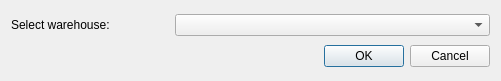
<?xml version="1.0" encoding="UTF-8"?>
<ui version="4.0">
 <class>GenerateWarehouseReport</class>
 <widget class="QDialog" name="GenerateWarehouseReport">
  <property name="geometry">
   <rect>
    <x>0</x>
    <y>0</y>
    <width>501</width>
    <height>81</height>
   </rect>
  </property>
  <property name="windowTitle">
   <string>Generate warehouse turnover balance sheet</string>
  </property>
  <property name="locale">
   <locale language="English" country="UnitedStates"/>
  </property>
  <property name="modal">
   <bool>false</bool>
  </property>
  <layout class="QGridLayout" name="gridLayout">
   <property name="leftMargin">
    <number>11</number>
   </property>
   <property name="topMargin">
    <number>11</number>
   </property>
   <property name="rightMargin">
    <number>11</number>
   </property>
   <property name="bottomMargin">
    <number>11</number>
   </property>
   <item row="1" column="1" colspan="3">
    <layout class="QHBoxLayout" name="horizontalLayout">
     <item>
      <spacer name="horizontalSpacer">
       <property name="orientation">
        <enum>Qt::Horizontal</enum>
       </property>
       <property name="sizeHint" stdset="0">
        <size>
         <width>40</width>
         <height>20</height>
        </size>
       </property>
      </spacer>
     </item>
     <item>
      <widget class="QPushButton" name="okBtn">
       <property name="text">
        <string>OK</string>
       </property>
      </widget>
     </item>
     <item>
      <widget class="QPushButton" name="cancelBtn">
       <property name="text">
        <string>Cancel</string>
       </property>
      </widget>
     </item>
    </layout>
   </item>
   <item row="0" column="1">
    <widget class="QLabel" name="warehouseLB">
     <property name="text">
      <string>Select warehouse:</string>
     </property>
    </widget>
   </item>
   <item row="0" column="2" colspan="2">
    <widget class="QComboBox" name="warehouseCmb"/>
   </item>
  </layout>
 </widget>
 <tabstops>
  <tabstop>okBtn</tabstop>
  <tabstop>cancelBtn</tabstop>
 </tabstops>
 <resources/>
 <connections/>
</ui>
